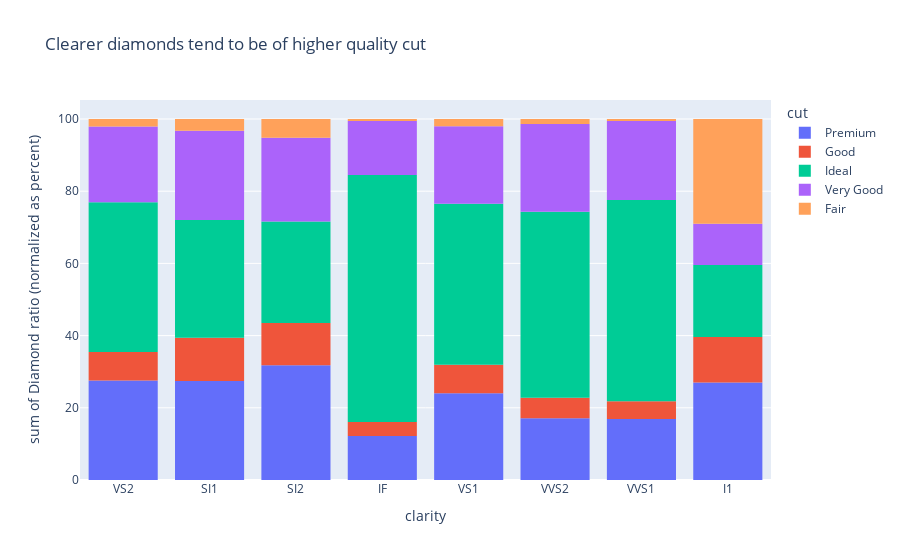

Source (notebook cell):
### Code cell
import plotly.express as px



fig = px.histogram(final_diamonddf, x="clarity",
                   y="Diamond ratio", color="cut",
                   barnorm = "percent",
                   title="Clearer diamonds tend to be of higher quality cut")

fig.show()

### Figure 1 — Plotly figure (JSON) as saved in the notebook; plotly's stock layout.template omitted (floating-point values rounded to 4 significant figures; data arrays with more than 128 entries replaced by an {"elided": "..."} marker saying what was removed)
{"data": [{"alignmentgroup": "True", "bingroup": "x", "histfunc": "sum", "hovertemplate": "cut=Premium<br>clarity=%{x}<br>sum of Diamond ratio (normalized as percent)=%{y}<extra></extra>", "legendgroup": "Premium", "marker": {"color": "#636efa", "pattern": {"shape": ""}}, "name": "Premium", "offsetgroup": "Premium", "orientation": "v", "showlegend": true, "type": "histogram", "x": {"elided": "10260 str values"}, "xaxis": "x", "y": {"elided": "10260 float values"}, "yaxis": "y"}, {"alignmentgroup": "True", "bingroup": "x", "histfunc": "sum", "hovertemplate": "cut=Good<br>clarity=%{x}<br>sum of Diamond ratio (normalized as percent)=%{y}<extra></extra>", "legendgroup": "Good", "marker": {"color": "#EF553B", "pattern": {"shape": ""}}, "name": "Good", "offsetgroup": "Good", "orientation": "v", "showlegend": true, "type": "histogram", "x": {"elided": "3663 str values"}, "xaxis": "x", "y": {"elided": "3663 float values"}, "yaxis": "y"}, {"alignmentgroup": "True", "bingroup": "x", "histfunc": "sum", "hovertemplate": "cut=Ideal<br>clarity=%{x}<br>sum of Diamond ratio (normalized as percent)=%{y}<extra></extra>", "legendgroup": "Ideal", "marker": {"color": "#00cc96", "pattern": {"shape": ""}}, "name": "Ideal", "offsetgroup": "Ideal", "orientation": "v", "showlegend": true, "type": "histogram", "x": {"elided": "16220 str values"}, "xaxis": "x", "y": {"elided": "16220 float values"}, "yaxis": "y"}, {"alignmentgroup": "True", "bingroup": "x", "histfunc": "sum", "hovertemplate": "cut=Very Good<br>clarity=%{x}<br>sum of Diamond ratio (normalized as percent)=%{y}<extra></extra>", "legendgroup": "Very Good", "marker": {"color": "#ab63fa", "pattern": {"shape": ""}}, "name": "Very Good", "offsetgroup": "Very Good", "orientation": "v", "showlegend": true, "type": "histogram", "x": {"elided": "9095 str values"}, "xaxis": "x", "y": {"elided": "9095 float values"}, "yaxis": "y"}, {"alignmentgroup": "True", "bingroup": "x", "histfunc": "sum", "hovertemplate": "cut=Fair<br>clarity=%{x}<br>sum of Diamond ratio (normalized as percent)=%{y}<extra></extra>", "legendgroup": "Fair", "marker": {"color": "#FFA15A", "pattern": {"shape": ""}}, "name": "Fair", "offsetgroup": "Fair", "orientation": "v", "showlegend": true, "type": "histogram", "x": {"elided": "1217 str values"}, "xaxis": "x", "y": {"elided": "1217 float values"}, "yaxis": "y"}], "layout": {"barmode": "relative", "barnorm": "percent", "legend": {"title": {"text": "cut"}, "tracegroupgap": 0}, "title": {"text": "Clearer diamonds tend to be of higher quality cut"}, "xaxis": {"anchor": "y", "domain": [0, 1], "title": {"text": "clarity"}}, "yaxis": {"anchor": "x", "domain": [0, 1], "title": {"text": "sum of Diamond ratio (normalized as percent)"}}}}
